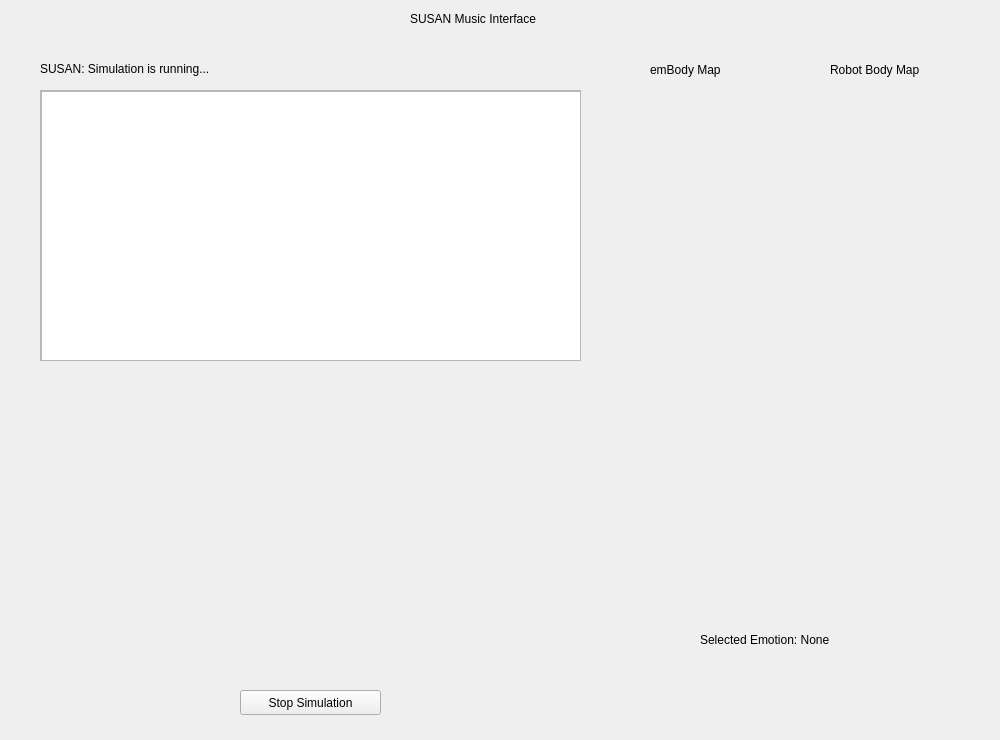
<?xml version="1.0" encoding="UTF-8"?>
<ui version="4.0">
 <class>Form</class>
 <widget class="QWidget" name="Form">
  <property name="geometry">
   <rect>
    <x>0</x>
    <y>0</y>
    <width>1000</width>
    <height>740</height>
   </rect>
  </property>
  <property name="windowTitle">
   <string>Form</string>
  </property>
  <widget class="QPushButton" name="pushButton">
   <property name="geometry">
    <rect>
     <x>240</x>
     <y>690</y>
     <width>141</width>
     <height>25</height>
    </rect>
   </property>
   <property name="text">
    <string>Stop Simulation</string>
   </property>
  </widget>
  <widget class="QLabel" name="label">
   <property name="geometry">
    <rect>
     <x>40</x>
     <y>60</y>
     <width>401</width>
     <height>17</height>
    </rect>
   </property>
   <property name="text">
    <string>SUSAN: Simulation is running...</string>
   </property>
  </widget>
  <widget class="QLabel" name="label_2">
   <property name="geometry">
    <rect>
     <x>410</x>
     <y>10</y>
     <width>171</width>
     <height>17</height>
    </rect>
   </property>
   <property name="text">
    <string>SUSAN Music Interface</string>
   </property>
  </widget>
  <widget class="QLabel" name="emo_label">
   <property name="geometry">
    <rect>
     <x>650</x>
     <y>60</y>
     <width>111</width>
     <height>20</height>
    </rect>
   </property>
   <property name="text">
    <string>emBody Map</string>
   </property>
  </widget>
  <widget class="QLabel" name="robot_label">
   <property name="geometry">
    <rect>
     <x>830</x>
     <y>60</y>
     <width>121</width>
     <height>20</height>
    </rect>
   </property>
   <property name="text">
    <string>Robot Body Map</string>
   </property>
  </widget>
  <widget class="QLabel" name="emo_body">
   <property name="geometry">
    <rect>
     <x>610</x>
     <y>90</y>
     <width>171</width>
     <height>522</height>
    </rect>
   </property>
   <property name="styleSheet">
    <string notr="true"/>
   </property>
   <property name="text">
    <string/>
   </property>
  </widget>
  <widget class="QLabel" name="robot_body">
   <property name="geometry">
    <rect>
     <x>810</x>
     <y>90</y>
     <width>171</width>
     <height>522</height>
    </rect>
   </property>
   <property name="text">
    <string/>
   </property>
  </widget>
  <widget class="QLabel" name="emotion">
   <property name="geometry">
    <rect>
     <x>700</x>
     <y>630</y>
     <width>211</width>
     <height>20</height>
    </rect>
   </property>
   <property name="text">
    <string>Selected Emotion: None</string>
   </property>
  </widget>
  <widget class="QLabel" name="model_label">
   <property name="geometry">
    <rect>
     <x>40</x>
     <y>380</y>
     <width>541</width>
     <height>291</height>
    </rect>
   </property>
   <property name="styleSheet">
    <string notr="true"/>
   </property>
   <property name="text">
    <string/>
   </property>
  </widget>
  <widget class="QScrollArea" name="scrollArea">
   <property name="geometry">
    <rect>
     <x>40</x>
     <y>90</y>
     <width>541</width>
     <height>271</height>
    </rect>
   </property>
   <property name="widgetResizable">
    <bool>true</bool>
   </property>
   <widget class="QWidget" name="scrollAreaWidgetContents">
    <property name="geometry">
     <rect>
      <x>0</x>
      <y>0</y>
      <width>539</width>
      <height>269</height>
     </rect>
    </property>
    <widget class="QTextEdit" name="textEdit">
     <property name="enabled">
      <bool>true</bool>
     </property>
     <property name="geometry">
      <rect>
       <x>0</x>
       <y>0</y>
       <width>541</width>
       <height>271</height>
      </rect>
     </property>
     <property name="readOnly">
      <bool>true</bool>
     </property>
    </widget>
   </widget>
  </widget>
 </widget>
 <resources/>
 <connections/>
</ui>
